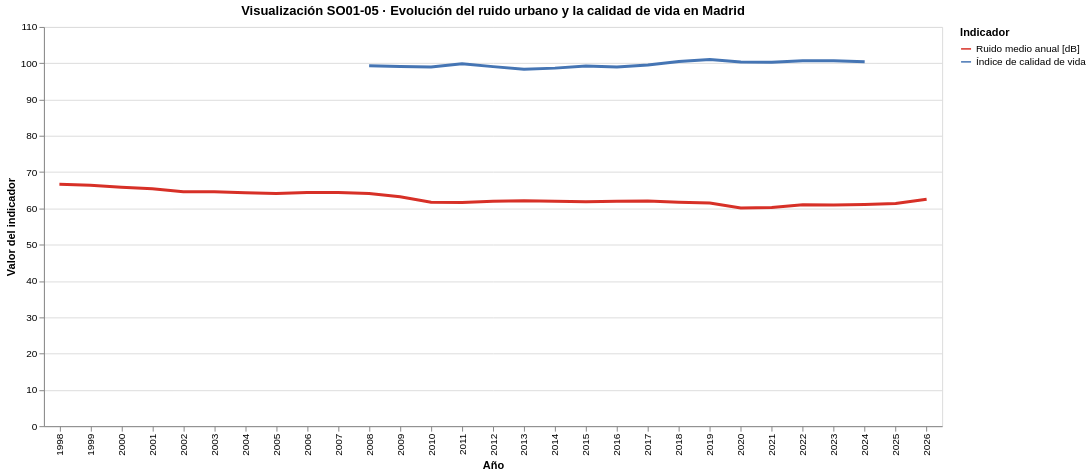

The code cell stored with this chart in its notebook:
### Markdown cell above
🔴 Línea roja → Ruido medio anual [dB]
🔵 Línea azul → Índice de calidad de vida

* La Visualización OS01-05 muestra de forma conjunta la evolución del ruido urbano y la percepción agregada de la calidad de vida. 
* La línea roja representa el nivel medio anual de ruido, mientras que la línea azul corresponde al índice de calidad de vida.
* La comparación temporal permite contextualizar el ruido como un factor ambiental que influye indirectamente en la experiencia urbana y el bienestar percibido.

### Code cell
# =========================================================
# VISUALIZACIÓN OS01-05 · RUIDO y CALIDAD DE VIDA (ALTO NIVEL)
# =========================================================

# ---------------------------------------------------------
# 1. RUIDO MEDIO ANUAL (Madrid)
# ---------------------------------------------------------
df_ruido_anual = (
    df_02_cont_acustic
    .dropna(subset=["laeq"])
    .groupby("year", as_index=False)
    .agg(
        ruido_medio=("laeq", "mean")
    )
)

df_ruido_anual["Indicador"] = "Ruido medio anual [dB]"
df_ruido_anual = df_ruido_anual.rename(columns={"ruido_medio": "valor"})

# ---------------------------------------------------------
# 2. CALIDAD DE VIDA (Madrid / Total Nacional)
# ---------------------------------------------------------
df_calidad_vida = (
    df_07_Q_vida
    .query("CCAA == 'Madrid, Comunidad de'")   # en la Comunidad de Madrid
    .drop(columns=["CCAA"])
    .melt(var_name="year", value_name="valor")
)

# .query("CCAA == 'Total Nacional'") 
# .query("CCAA == 'Madrid, Comunidad de'")   


df_calidad_vida["year"] = df_calidad_vida["year"].astype(int)
df_calidad_vida["Indicador"] = "Índice de calidad de vida"

# ---------------------------------------------------------
# 3. DATASET COMBINADO (FORMATO LARGO)
# ---------------------------------------------------------
df_ruido_calidad_long = pd.concat(
    [df_ruido_anual[["year", "valor", "Indicador"]],
     df_calidad_vida[["year", "valor", "Indicador"]]],
    ignore_index=True
)

# ---------------------------------------------------------
# 4. VISUALIZACIÓN FINAL CON LEYENDA + INTERACTIVIDAD
# ---------------------------------------------------------
visualizacion_5 = (
    alt.Chart(df_ruido_calidad_long)
    .mark_line(strokeWidth=3)
    .encode(
        x=alt.X("year:O", title="Año"),
        y=alt.Y("valor:Q", title="Valor del indicador"),
        color=alt.Color(
            "Indicador:N",
            title="Indicador",
            scale=alt.Scale(
                domain=[
                    "Ruido medio anual [dB]",
                    "Índice de calidad de vida"
                ],
                range=["#d73027", "#4575b4"]  # rojo / azul
            )
        ),
        tooltip=[
            alt.Tooltip("year:O", title="Año"),
            alt.Tooltip("Indicador:N", title="Indicador"),
            alt.Tooltip("valor:Q", title="Valor", format=".2f")
        ]
    )
    .interactive()   # ✅ INTERACTIVIDAD
    .properties(
        width=900,
        height=400,
        title="Visualización SO01-05 · Evolución del ruido urbano y la calidad de vida en Madrid"
    )
)

visualizacion_5

### Figure 1 — Vega-Lite specification as saved in the notebook (floating-point values rounded to 4 significant figures)
{"$schema": "https://vega.github.io/schema/vega-lite/v5.20.1.json", "config": {"view": {"continuousHeight": 300, "continuousWidth": 300}}, "data": {"name": "data-098368190f0b917620a21606739f0ff5"}, "datasets": {"data-098368190f0b917620a21606739f0ff5": [{"Indicador": "Ruido medio anual [dB]", "valor": 66.65, "year": 1998}, {"Indicador": "Ruido medio anual [dB]", "valor": 66.4, "year": 1999}, {"Indicador": "Ruido medio anual [dB]", "valor": 65.83, "year": 2000}, {"Indicador": "Ruido medio anual [dB]", "valor": 65.41, "year": 2001}, {"Indicador": "Ruido medio anual [dB]", "valor": 64.6, "year": 2002}, {"Indicador": "Ruido medio anual [dB]", "valor": 64.57, "year": 2003}, {"Indicador": "Ruido medio anual [dB]", "valor": 64.3, "year": 2004}, {"Indicador": "Ruido medio anual [dB]", "valor": 64.12, "year": 2005}, {"Indicador": "Ruido medio anual [dB]", "valor": 64.4, "year": 2006}, {"Indicador": "Ruido medio anual [dB]", "valor": 64.37, "year": 2007}, {"Indicador": "Ruido medio anual [dB]", "valor": 64.09, "year": 2008}, {"Indicador": "Ruido medio anual [dB]", "valor": 63.23, "year": 2009}, {"Indicador": "Ruido medio anual [dB]", "valor": 61.7, "year": 2010}, {"Indicador": "Ruido medio anual [dB]", "valor": 61.64, "year": 2011}, {"Indicador": "Ruido medio anual [dB]", "valor": 61.98, "year": 2012}, {"Indicador": "Ruido medio anual [dB]", "valor": 62.1, "year": 2013}, {"Indicador": "Ruido medio anual [dB]", "valor": 61.98, "year": 2014}, {"Indicador": "Ruido medio anual [dB]", "valor": 61.84, "year": 2015}, {"Indicador": "Ruido medio anual [dB]", "valor": 61.98, "year": 2016}, {"Indicador": "Ruido medio anual [dB]", "valor": 62.07, "year": 2017}, {"Indicador": "Ruido medio anual [dB]", "valor": 61.73, "year": 2018}, {"Indicador": "Ruido medio anual [dB]", "valor": 61.49, "year": 2019}, {"Indicador": "Ruido medio anual [dB]", "valor": 60.1, "year": 2020}, {"Indicador": "Ruido medio anual [dB]", "valor": 60.27, "year": 2021}, {"Indicador": "Ruido medio anual [dB]", "valor": 61.03, "year": 2022}, {"Indicador": "Ruido medio anual [dB]", "valor": 60.95, "year": 2023}, {"Indicador": "Ruido medio anual [dB]", "valor": 61.09, "year": 2024}, {"Indicador": "Ruido medio anual [dB]", "valor": 61.38, "year": 2025}, {"Indicador": "Ruido medio anual [dB]", "valor": 62.53, "year": 2026}, {"Indicador": "Índice de calidad de vida", "valor": 99.28, "year": 2008}, {"Indicador": "Índice de calidad de vida", "valor": 99.07, "year": 2009}, {"Indicador": "Índice de calidad de vida", "valor": 99.0, "year": 2010}, {"Indicador": "Índice de calidad de vida", "valor": 99.86, "year": 2011}, {"Indicador": "Índice de calidad de vida", "valor": 99.07, "year": 2012}, {"Indicador": "Índice de calidad de vida", "valor": 98.37, "year": 2013}, {"Indicador": "Índice de calidad de vida", "valor": 98.65, "year": 2014}, {"Indicador": "Índice de calidad de vida", "valor": 99.27, "year": 2015}, {"Indicador": "Índice de calidad de vida", "valor": 98.96, "year": 2016}, {"Indicador": "Índice de calidad de vida", "valor": 99.54, "year": 2017}, {"Indicador": "Índice de calidad de vida", "valor": 100.5, "year": 2018}, {"Indicador": "Índice de calidad de vida", "valor": 101.0, "year": 2019}, {"Indicador": "Índice de calidad de vida", "valor": 100.3, "year": 2020}, {"Indicador": "Índice de calidad de vida", "valor": 100.2, "year": 2021}, {"Indicador": "Índice de calidad de vida", "valor": 100.7, "year": 2022}, {"Indicador": "Índice de calidad de vida", "valor": 100.7, "year": 2023}, {"Indicador": "Índice de calidad de vida", "valor": 100.4, "year": 2024}]}, "encoding": {"color": {"field": "Indicador", "scale": {"domain": ["Ruido medio anual [dB]", "Índice de calidad de vida"], "range": ["#d73027", "#4575b4"]}, "title": "Indicador", "type": "nominal"}, "tooltip": [{"field": "year", "title": "Año", "type": "ordinal"}, {"field": "Indicador", "title": "Indicador", "type": "nominal"}, {"field": "valor", "format": ".2f", "title": "Valor", "type": "quantitative"}], "x": {"field": "year", "title": "Año", "type": "ordinal"}, "y": {"field": "valor", "title": "Valor del indicador", "type": "quantitative"}}, "height": 400, "mark": {"strokeWidth": 3, "type": "line"}, "params": [{"bind": "scales", "name": "param_31", "select": {"encodings": ["x", "y"], "type": "interval"}}], "title": "Visualización SO01-05 · Evolución del ruido urbano y la calidad de vida en Madrid", "width": 900}
